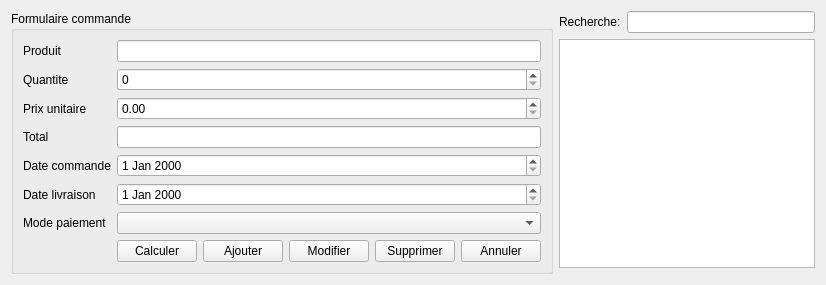
<?xml version="1.0" encoding="UTF-8"?>
<ui version="4.0">
 <class>CommandesPageForm</class>
 <widget class="QWidget" name="CommandesPageForm">
  <layout class="QGridLayout" name="gridLayout">
   <item row="0" column="0">
    <widget class="QGroupBox" name="formBox">
     <property name="title">
      <string>Formulaire commande</string>
     </property>
     <layout class="QFormLayout" name="formLayout">
      <item row="0" column="0"><widget class="QLabel" name="labelProduit"><property name="text"><string>Produit</string></property></widget></item>
      <item row="0" column="1"><widget class="QLineEdit" name="produitEdit"/></item>
      <item row="1" column="0"><widget class="QLabel" name="labelQuantite"><property name="text"><string>Quantite</string></property></widget></item>
      <item row="1" column="1"><widget class="QSpinBox" name="quantiteSpin"/></item>
      <item row="2" column="0"><widget class="QLabel" name="labelPrix"><property name="text"><string>Prix unitaire</string></property></widget></item>
      <item row="2" column="1"><widget class="QDoubleSpinBox" name="prixSpin"/></item>
      <item row="3" column="0"><widget class="QLabel" name="labelTotal"><property name="text"><string>Total</string></property></widget></item>
      <item row="3" column="1"><widget class="QLineEdit" name="totalEdit"/></item>
      <item row="4" column="0"><widget class="QLabel" name="labelDateCommande"><property name="text"><string>Date commande</string></property></widget></item>
      <item row="4" column="1"><widget class="QDateEdit" name="dateCommandeEdit"/></item>
      <item row="5" column="0"><widget class="QLabel" name="labelDateLivraison"><property name="text"><string>Date livraison</string></property></widget></item>
      <item row="5" column="1"><widget class="QDateEdit" name="dateLivraisonEdit"/></item>
      <item row="6" column="0"><widget class="QLabel" name="labelPaiement"><property name="text"><string>Mode paiement</string></property></widget></item>
      <item row="6" column="1"><widget class="QComboBox" name="modePaiementCombo"/></item>
      <item row="7" column="1">
       <layout class="QHBoxLayout" name="buttonsLayout">
        <item><widget class="QPushButton" name="computeBtn"><property name="text"><string>Calculer</string></property></widget></item>
        <item><widget class="QPushButton" name="addBtn"><property name="text"><string>Ajouter</string></property></widget></item>
        <item><widget class="QPushButton" name="updateBtn"><property name="text"><string>Modifier</string></property></widget></item>
        <item><widget class="QPushButton" name="deleteBtn"><property name="text"><string>Supprimer</string></property></widget></item>
        <item><widget class="QPushButton" name="clearBtn"><property name="text"><string>Annuler</string></property></widget></item>
       </layout>
      </item>
     </layout>
    </widget>
   </item>
   <item row="0" column="1">
    <layout class="QVBoxLayout" name="rightLayout">
     <item>
      <layout class="QHBoxLayout" name="filtersLayout">
       <item><widget class="QLabel" name="labelRecherche"><property name="text"><string>Recherche:</string></property></widget></item>
       <item><widget class="QLineEdit" name="searchEdit"/></item>
      </layout>
     </item>
     <item><widget class="QTableWidget" name="table"/></item>
     <item><widget class="QWidget" name="chartHost" native="true"/></item>
    </layout>
   </item>
  </layout>
 </widget>
 <resources/>
 <connections/>
</ui>
